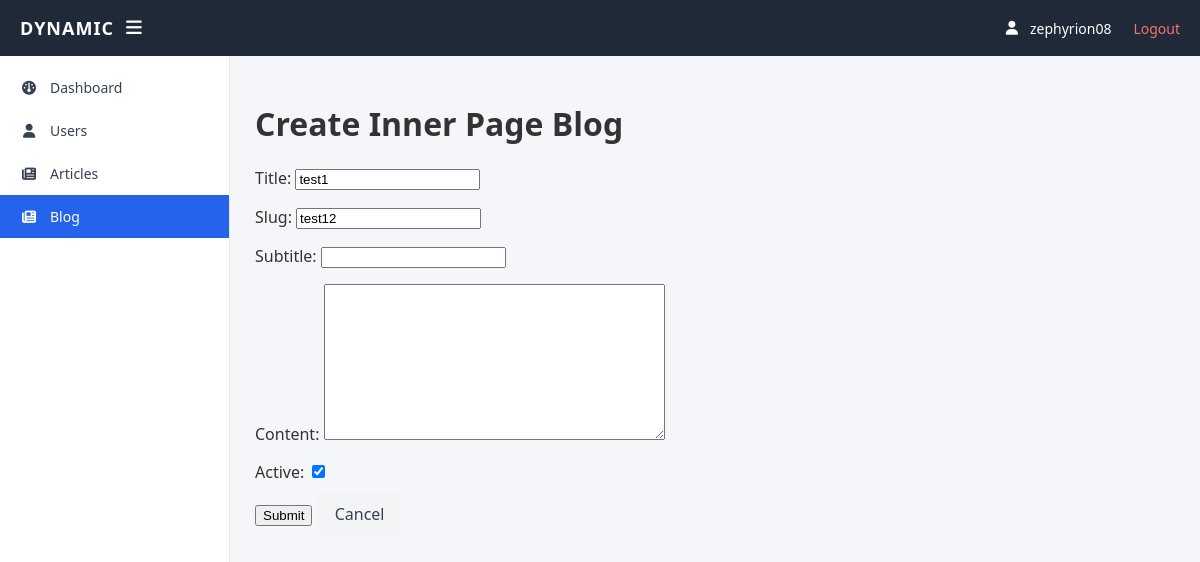
The page /blog/edit/test12/ (signed in) on the database its author committed.
### blog/models.py (models this page shows, shortened)
class Blog(models.Model):
    title = models.CharField(max_length=255)
    slug = models.SlugField(unique=True, blank=True)
    subtitle = models.CharField(max_length=255, blank=True)
    content = models.TextField(blank=True)
    active = models.BooleanField(default=True)
    homepage = models.BooleanField(default=False)
    position = models.PositiveIntegerField(default=0)
    class Meta:
        ordering = ['position']

### blog/views.py (the view)
# urls.py: path('edit/<slug:slug>/', views.edit_blog, name='edit_blog')
@login_required
def edit_blog(request, slug):
    blog = get_object_or_404(Blog, slug=slug)
    session_filter = request.session.get('homepage_filter', '0')
    homepage = (session_filter == '1')
    if request.method == 'POST':
        form = BlogForm(request.POST, instance=blog)
        if form.is_valid():
            blog = form.save(commit=False)
            blog.homepage = homepage  # Ensure homepage matches session filter
            blog.save()
            return redirect('blog_list')
    else:
        form = BlogForm(instance=blog)
    return render(request, 'blog/form.html', {
        'form': form,
        'homepage': homepage,
        'is_edit': True
    })

### blog/forms.py (shortened to what this page needs)
class BlogForm(forms.ModelForm):
    class Meta:
        model = Blog
        fields = ['title','slug', 'subtitle', 'content','homepage','active']
        widgets = {
            'homepage': forms.HiddenInput(),
        }

### templates/blog/form.html (shortened to what this page needs)
{% extends "base.html" %}
{% block content %}
<h1>
        Create {% if homepage %}Homepage{% else %}Inner Page{% endif %} Blog
</h1>
    <form method="post">
        {{ form.as_p }}
        <div style="margin-top: 20px;">
            <button type="submit">Submit</button>
            <a href="{% url 'blog_list' %}" class="btn-cancel">Cancel</a>
        </div>
    </form>
{% endblock %}

### templates/base.html (shortened to what this page needs)
{% load static %}
<!DOCTYPE html>
<html>
<head>
  <link rel="stylesheet" href="{% static 'css/admin.css' %}" />
  <link rel="stylesheet"
        href="https://cdnjs.cloudflare.com/ajax/libs/font-awesome/6.5.1/css/all.min.css" />
</head>
<body data-csrf-token="{{ csrf_token }}">
  <header class="topbar">
    <div class="topbar-left">
      <span class="logo">DYNAMIC</span>
      <i class="fa-solid fa-bars" id="toggleSidebar"></i>
    </div>
    <div class="topbar-right">
      <i class="fa-solid fa-user"></i>
      {{ request.user.username }}
      <a href="{% url 'logout' %}" class="logout">Logout</a>
    </div>
  </header>
  <aside class="sidebar" id="sidebar">
    <nav>
      <a href="{% url 'dashboard' %}" class="{% if request.resolver_match.url_name == 'dashboard' %}active{% endif %}">
        <i class="fa-solid fa-gauge"></i>
        <span>Dashboard</span>
      </a>
      <a href="{% url 'user_list' %}" class="{% if 'user' in request.resolver_match.url_name %}active{% endif %}">
        <i class="fa-solid fa-user"></i>
        <span>Users</span>
      </a>
      <a href="{% url 'article_list' %}" class="{% if 'article' in request.resolver_match.url_name %}active{% endif %}">
        <i class="fa-solid fa-newspaper"></i>
        <span>Articles</span>
      </a>
       <a href="{% url 'blog_list' %}" class="{% if 'blog' in request.resolver_match.url_name %}active{% endif %}">
        <i class="fa-solid fa-newspaper"></i>
        <span>Blog</span>
      </a>
    </nav>
  </aside>
  <main class="main" id="main">
    {% block content %}
    {% endblock %}
  </main>
</body>
</html>

### static/css/admin.css (style rules this page uses)
:root { --topbar-height: 56px; --sidebar-width: 230px; --sidebar-collapsed: 70px; --primary: #2563eb; --primary-hover: #1d4ed8; --danger: #ef4444; --danger-hover: #dc2626; --success: #16a34a; --warning: #ffc107; --info: #17a2b8; --bg-body: #f4f6f9; --bg-white: #ffffff; --bg-dark: #1f2937; --border: #e5e7eb; --text-main: #333; --text-secondary: #374151; --text-muted: #6b7280; --text-heading: #111827; --radius: 6px; --shadow-sm: 0 2px 6px rgba(0, 0, 0, 0.05); --shadow-md: 0 4px 8px rgba(0, 0, 0, 0.08); --shadow-lg: 0 8px 20px rgba(0, 0, 0, 0.08); --transition-speed: 0.25s; }
* { box-sizing: border-box; }
body { margin: 0; font-family: "Segoe UI", Arial, sans-serif; background: var(--bg-body); color: var(--text-main); }
.topbar { height: var(--topbar-height); background: var(--bg-dark); color: #fff; display: flex; align-items: center; justify-content: space-between; padding: 0 20px; position: fixed; inset: 0 0 auto 0; z-index: 1000; }
.topbar-left, .topbar-right { display: flex; align-items: center; gap: 12px; }
.topbar-left { font-size: 18px; }
.topbar-right { font-size: 14px; }
.logo { font-weight: 600; letter-spacing: 1px; }
.logout { color: #f87171; text-decoration: none; margin-left: 10px; }
.sidebar { width: var(--sidebar-width); background: var(--bg-white); position: fixed; top: var(--topbar-height); bottom: 0; left: 0; border-right: 1px solid var(--border); padding-top: 10px; transition: width var(--transition-speed) ease; }
.sidebar nav a { display: flex; align-items: center; gap: 12px; padding: 12px 20px; color: var(--text-secondary); text-decoration: none; font-size: 14px; }
.sidebar nav a i { width: 18px; text-align: center; }
.sidebar nav a.active { background: var(--primary); color: white; }
.main { margin-left: var(--sidebar-width); padding: 25px; margin-top: var(--topbar-height); transition: margin-left var(--transition-speed) ease; }
.form-actions .btn, .btn-danger, .btn-cancel { padding: 10px 18px; border-radius: var(--radius); text-decoration: none; }
.btn-cancel { background-color: #f3f4f6; color: var(--text-secondary); }
#toggleSidebar { cursor: pointer; }

### rows shown on the page
Blog: title "test1", slug "test12", active "☑"

### other values the page prints
{{ request.user.username }} "zephyrion08"
